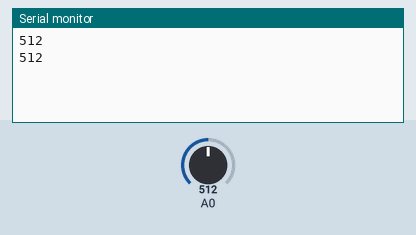
This sketch was run on a simulated Arduino Uno, built with avr-gcc and run on an emulated ATmega328P. Shown: the last lines printed to the serial monitor. The inputs (shaded band) are chosen by the test bench; at power-on: A0 = 512.

Above: at 1.8 s.
1.9 s: A0 set to 716
At 2.3 s:
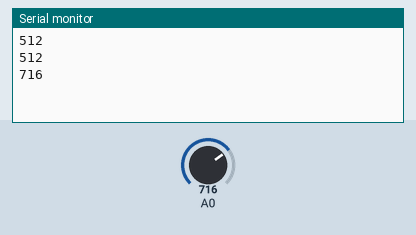
3.4 s: A0 set to 900
At 4.8 s:
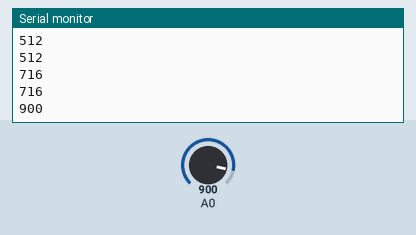
Timing chart, 0 to 6.4 s (numbered marks = the images above; inputs shaded):
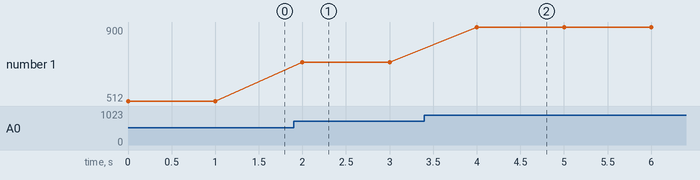

Measured:
- after the input at 1.9 s, the serial monitor: prints a new line after 0.10 s (image 1)
- after the input at 3.4 s, the serial monitor: prints a new line after 0.60 s (image 2)
- plotted number 1: 512 → 716 after the input at 1.9 s, 716 → 900 after the input at 3.4 s

The sketch:

practice1.ino
```cpp
void setup()
{
   Serial.begin(9600);
}
void loop()
{
  int photocellValue = analogRead(A0);
  //根據不同的亮度有不同的值
  Serial.println(photocellValue);
  delay(1000);
  if(photocellValue>=200){
    digitalWrite(11,LOW);
  }
  else{
    digitalWrite(11,HIGH);
  }

}
```
